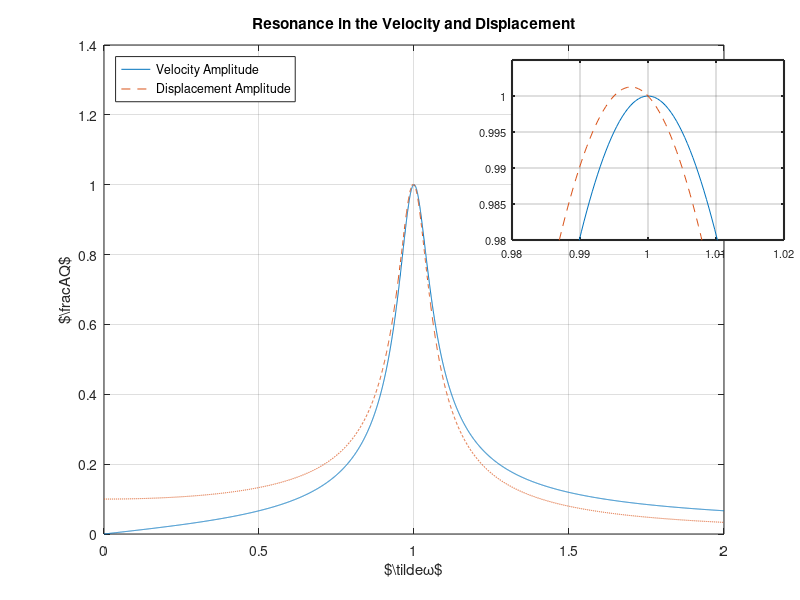
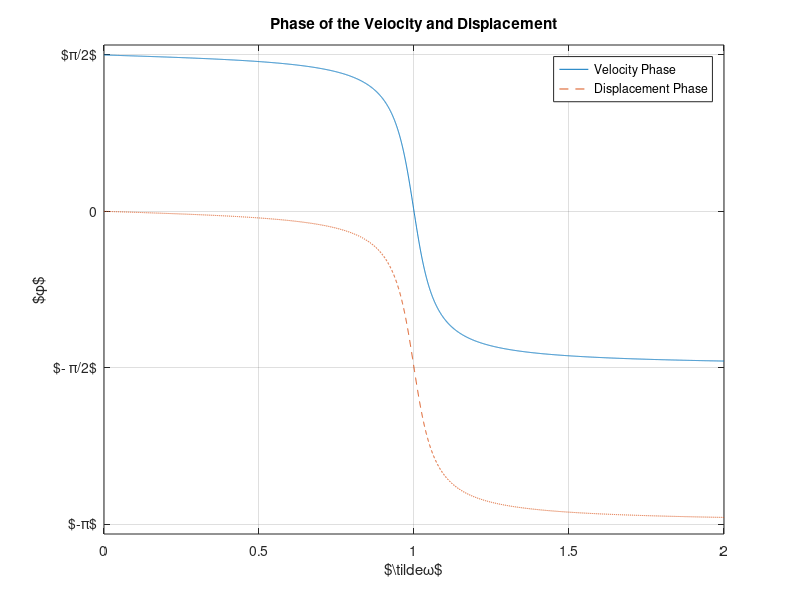
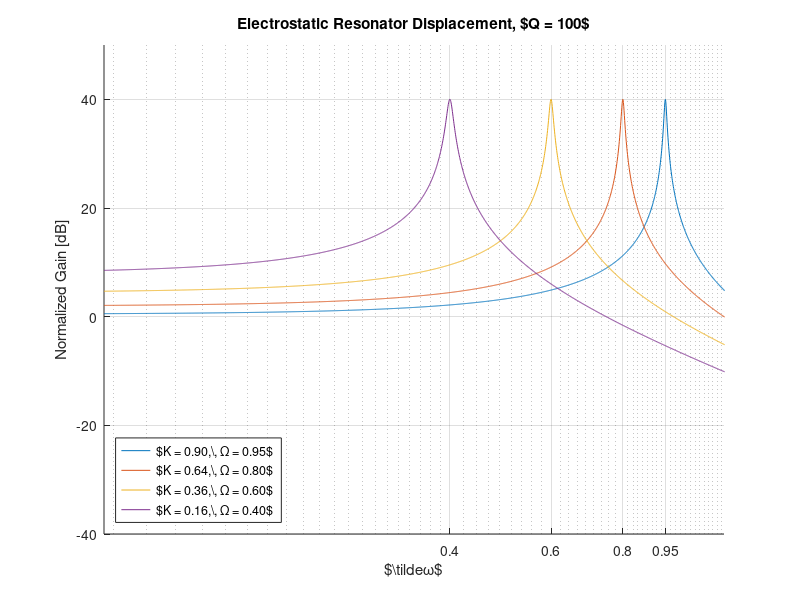
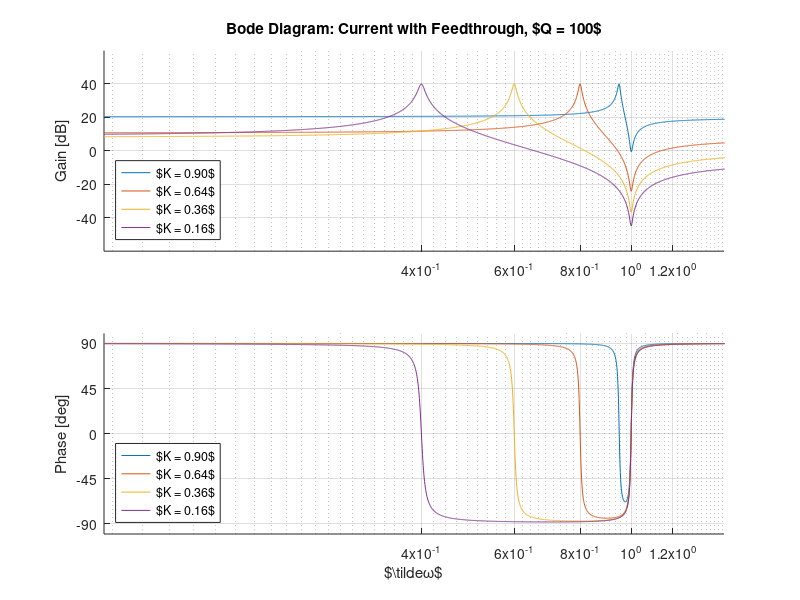

These charts were generated, in order, by the following MATLAB code:
clc;
clear;
close all;

omega_tilde = linspace(0, 2, 5000);
Q = 10;
A = 1./sqrt((1-omega_tilde.^2).^2 + (omega_tilde ./ Q).^2);
A_over_Q = A ./ Q;
omega_tilde_A = omega_tilde .* A;
omega_tilde_A_over_Q = omega_tilde .* A_over_Q;
x_phi = atan((1 - omega_tilde.^2) ./ (omega_tilde / Q)) - pi/2;
v_phi = atan((1 - omega_tilde.^2) ./ (omega_tilde / Q));
zoom_in_region = (omega_tilde > 0.9) & (omega_tilde < 1.1) & (A_over_Q > 0.9) & (A_over_Q < 1.1);


figure('Position', [100, 100, 700, 400], 'Name', 'Resonance');
plot(omega_tilde, omega_tilde_A_over_Q, 'DisplayName', 'Velocity Amplitude');
hold on;
plot(omega_tilde, A_over_Q, '--', 'DisplayName', 'Displacement Amplitude');
xlabel('$\tilde{\omega}$');
ylabel('$\frac{A}{Q}$');
title('Resonance in the Velocity and Displacement');
legend('Location', 'northwest');
grid on;

% Show a floating plot with zoom in on the region 0.9 < omega_tilde < 1.1 and 0.9 < A_over_Q < 1.1, on top of subplot(1, 2, 1)
% Create a floating inset plot for the zoom region
zoom_indices = find(zoom_in_region);
if ~isempty(zoom_indices)
    % Create axes for the inset plot positioned over the main plot
    inset_ax = axes('Position', [0.64, 0.6, 0.34, 0.3]); % [left, bottom, width, height]
    
    % Plot the zoomed data
    plot(inset_ax, omega_tilde(zoom_indices), omega_tilde_A_over_Q(zoom_indices), 'DisplayName', 'Velocity Amplitude');
    hold(inset_ax, 'on');
    plot(inset_ax, omega_tilde(zoom_indices), A_over_Q(zoom_indices), '--', 'DisplayName', 'Displacement Amplitude');
    
    % Set limits for the zoom region
    xlim(inset_ax, [0.98, 1.02]);
    ylim(inset_ax, [0.98, 1.005]);
    
    % Style the inset plot
    grid(inset_ax, 'on');
    box(inset_ax, 'on');
    set(inset_ax, 'FontSize', 8);
    
    % Add a border to make it stand out
    set(inset_ax, 'LineWidth', 1.5);

    % Make sure to return focus to the main subplot
    axes(gca);
end

exportgraphics(gcf, 'displacement_and_velocity_resonance.png', 'Resolution', 300);



figure('Position', [100, 100, 600, 400], 'Name', 'Phase');

plot(omega_tilde, v_phi, 'DisplayName', 'Velocity Phase');
hold on;
plot(omega_tilde, x_phi, '--', 'DisplayName', 'Displacement Phase');
yticks([-pi, -pi/2, 0, pi/2, pi]);
yticklabels({'$-\pi$', '$- \pi/2$', '0', '$\pi/2$', '$\pi$'});
xlabel('$\tilde{\omega}$');
ylabel('$\phi$');
ylim([-pi - 0.1, pi/2 + 0.1]);
title('Phase of the Velocity and Displacement');
grid on;
legend('Location', 'northeast');

exportgraphics(gcf, 'displacement_and_velocity_phase.png', 'Resolution', 300);

%% Electrostatic Resonator - Displacement amplitude for different K values
% Equation (7.51): xi = 2*x_s*nu_ac / sqrt((Omega^2 - omega^2)^2 + omega^2/Q^2)
% K = Omega^2 = (1-3*x_s)/(1-x_s)
% x_s = (1-K)/(3-K)
% Resonance occurs at omega_tilde = Omega = sqrt(K)

Q_es = 100;  % Quality factor for electrostatic resonator
% Choose K values so resonance peaks are at Omega = sqrt(K)
% Omega values: ~0.95, 0.8, 0.6, 0.4 -> K = 0.9, 0.64, 0.36, 0.16
K_values = [0.9, 0.64, 0.36, 0.16];
colors = lines(length(K_values));

omega_t = logspace(-1, 0.1, 2000);  % omega_tilde from 0.1 to ~1.25

figure('Position', [100, 100, 700, 450], 'Name', 'Electrostatic Resonator Displacement');
hold on;

for idx = 1:length(K_values)
    K = K_values(idx);
    Omega = sqrt(K);
    x_s = (1 - K) / (3 - K);
    
    % Normalized transfer function: H_norm = Omega / sqrt((Omega^2 - omega^2)^2 + omega^2/Q^2)
    % This makes all peaks equal to Q (at omega = Omega, H_norm = Omega / (Omega/Q) = Q)
    H_norm = Omega ./ sqrt((Omega^2 - omega_t.^2).^2 + omega_t.^2 / Q_es^2);
    
    % Convert to dB
    H_dB = 20 * log10(H_norm);
    
    plot(omega_t, H_dB, '-', 'Color', colors(idx,:), ...
        'DisplayName', sprintf('$K = %.2f,\\, \\Omega = %.2f$', K, Omega));
end

set(gca, 'XScale', 'log');
xlabel('$\tilde{\omega}$');
ylabel('Normalized Gain [dB]');
title(sprintf('Electrostatic Resonator Displacement, $Q = %d$', Q_es));
legend('Location', 'southwest');
grid on;
xlim([0.1, 1.2]);
ylim([-40, 50]);
% Custom x-ticks to match reference
xticks([0.4, 0.6, 0.8, 0.95]);
xticklabels({'0.4', '0.6', '0.8', '0.95'});

exportgraphics(gcf, 'electrostatic_resonator_displacement.png', 'Resolution', 300);

%% Bode diagram - Current gain and phase (with feedthrough and anti-resonance)
% Total admittance: Y = 1 + gamma / ((Omega^2 - omega^2) + i*omega/Q)
% where gamma = 2*x_s/(1-x_s)
%
% Key property: Omega^2 + gamma = 1, so anti-resonance always at omega = 1
% Y = ((1 - omega^2) + i*omega/Q) / ((Omega^2 - omega^2) + i*omega/Q)
%
% Gain: |Y| shows resonance at Omega and anti-resonance at omega = 1
% Phase: referenced to motional current (goes from +90° to -90°)

figure('Position', [100, 100, 700, 600], 'Name', 'Bode Diagram - Current with Feedthrough');

% Use same K values and omega range
omega_t_bode = logspace(-1, 0.3, 2000);  % extend to see past anti-resonance

% Subplot 1: Gain (total admittance with anti-resonance)
subplot(2, 1, 1);
hold on;

for idx = 1:length(K_values)
    K = K_values(idx);
    Omega = sqrt(K);
    x_s = (1 - K) / (3 - K);
    gamma = 2 * x_s / (1 - x_s);
    
    % Total admittance: Y = 1 + gamma / denom
    denom = (Omega^2 - omega_t_bode.^2) + 1i * omega_t_bode / Q_es;
    Y_total = 1 + gamma ./ denom;
    
    % Normalize gain so peaks are equal: multiply by Omega/gamma
    % At resonance: |Y| ~ gamma*Q/Omega, so |Y|*Omega/gamma ~ Q
    Y_norm = abs(Y_total) * Omega / gamma;
    Y_dB = 20 * log10(Y_norm);
    
    plot(omega_t_bode, Y_dB, '-', 'Color', colors(idx,:), ...
        'DisplayName', sprintf('$K = %.2f$', K));
end

set(gca, 'XScale', 'log');
ylabel('Gain [dB]');
title(sprintf('Bode Diagram: Current with Feedthrough, $Q = %d$', Q_es));
legend('Location', 'southwest');
grid on;
xlim([0.1, 1.5]);
xticks([0.4, 0.6, 0.8, 1.0, 1.2]);
yticks([-40, -20, 0, 20, 40]);

% Subplot 2: Phase of total current relative to V_ac
% From eq. (7.60): current ~ cos(omega*t), so there's a 90° lead (i factor)
% At low freq: feedthrough dominates -> phase = +90°
% At resonance: motional dominates (in phase with V) -> phase ~ 0°
% At anti-resonance: partial cancellation, phase jumps
% At high freq: feedthrough dominates again -> phase ~ +90°
subplot(2, 1, 2);
hold on;

for idx = 1:length(K_values)
    K = K_values(idx);
    Omega = sqrt(K);
    x_s = (1 - K) / (3 - K);
    gamma = 2 * x_s / (1 - x_s);
    
    % Total admittance with i factor: Y = i*(1 + gamma/denom)
    % The i factor represents the 90° phase lead from I = C*dV/dt
    denom = (Omega^2 - omega_t_bode.^2) + 1i * omega_t_bode / Q_es;
    Y_total = 1i * (1 + gamma ./ denom);
    phi = angle(Y_total) * 180 / pi;
    
    plot(omega_t_bode, phi, '-', 'Color', colors(idx,:), ...
        'DisplayName', sprintf('$K = %.2f$', K));
end

set(gca, 'XScale', 'log');
xlabel('$\tilde{\omega}$');
ylabel('Phase [deg]');
legend('Location', 'southwest');
grid on;
xlim([0.1, 1.5]);
xticks([0.4, 0.6, 0.8, 1.0, 1.2]);
yticks([-90, -45, 0, 45, 90]);
ylim([-100, 100]);

exportgraphics(gcf, 'electrostatic_resonator_bode.png', 'Resolution', 300);